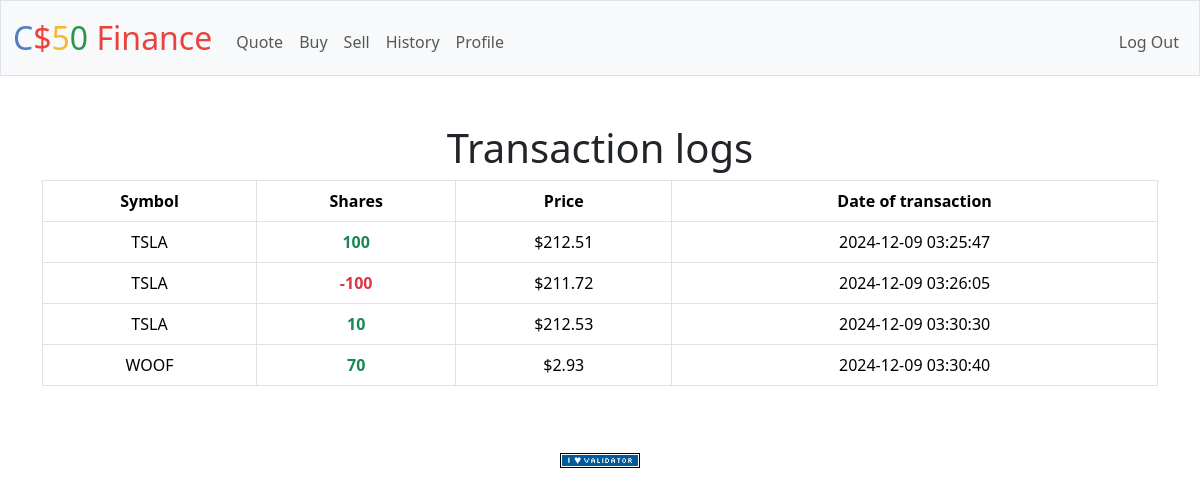
The app's page /history (signed in) with its own data.
### tables this page shows
CREATE TABLE transactions (id INTEGER PRIMARY KEY AUTOINCREMENT NOT NULL, symbol TEXT NOT NULL, amount NUMERIC NOT NULL, user_id INTEGER NOT NULL, stock_price NUMERIC NOT NULL DEFAULT 0, date_created TEXT NOT NULL DEFAULT CURRENT_TIMESTAMP, FOREIGN KEY (user_id) REFERENCES users(id));

### app.py (the view)
@app.route("/history")
@login_required
def history():
    data = db.execute("SELECT * FROM transactions WHERE user_id = ?", session["user_id"])
    table = []
    for row in data:
        table.append({
            "symbol": row['symbol'],
            "shares": row['amount'],
            "price": usd(row['stock_price']),
            "date": row['date_created'],
        })
    return render_template("history.html", table=table)

### app.py (called while the page is built)
@app.after_request
def after_request(response):
    response.headers["Cache-Control"] = "no-cache, no-store, must-revalidate"
    response.headers["Expires"] = 0
    response.headers["Pragma"] = "no-cache"
    return response

### helpers.py (called while the page is built)
def login_required(f):
    @wraps(f)
    def decorated_function(*args, **kwargs):
        if session.get("user_id") is None:
            return redirect("/login")
        return f(*args, **kwargs)
    return decorated_function

def usd(value):
    return f"${value:,.2f}"

### templates/history.html (shortened to what this page needs)
{% extends "layout.html" %}
{% block main %}
<h1>Transaction logs</h1>
<table class="table table-bordered table-hover">
    <thead>
    <tr>
        <th>Symbol</th>
        <th>Shares</th>
        <th>Price</th>
        <th>Date of transaction</th>
    </tr>
    </thead>
    <tbody>
        {% for row in table %}
        <tr>
            <td>{{ row['symbol'] }}</td>
            <td>
                <span class="{% if row['shares'] < 0 %}text-danger{% else %}text-success{% endif %}">
                    <strong>{{ row['shares'] }}</strong>
                </span>
            </td>
            <td>{{ row['price'] }}</td>
            <td>{{ row['date'] }}</td>
        </tr>
        {% else %}
        <tr>
            <td colspan="4">You don't have any transaction logs.</td>
        </tr>
        {% endfor %}
    </tbody>
</table>
{% endblock %}

### records on screen
transactions: symbol "TSLA", shares "100", price "$212.51", date "2024-12-09 03:25:47"
transactions: symbol "TSLA", shares "-100", price "$211.72", date "2024-12-09 03:26:05"
transactions: symbol "TSLA", shares "10", price "$212.53", date "2024-12-09 03:30:30"
transactions: symbol "WOOF", shares "70", price "$2.93", date "2024-12-09 03:30:40"
